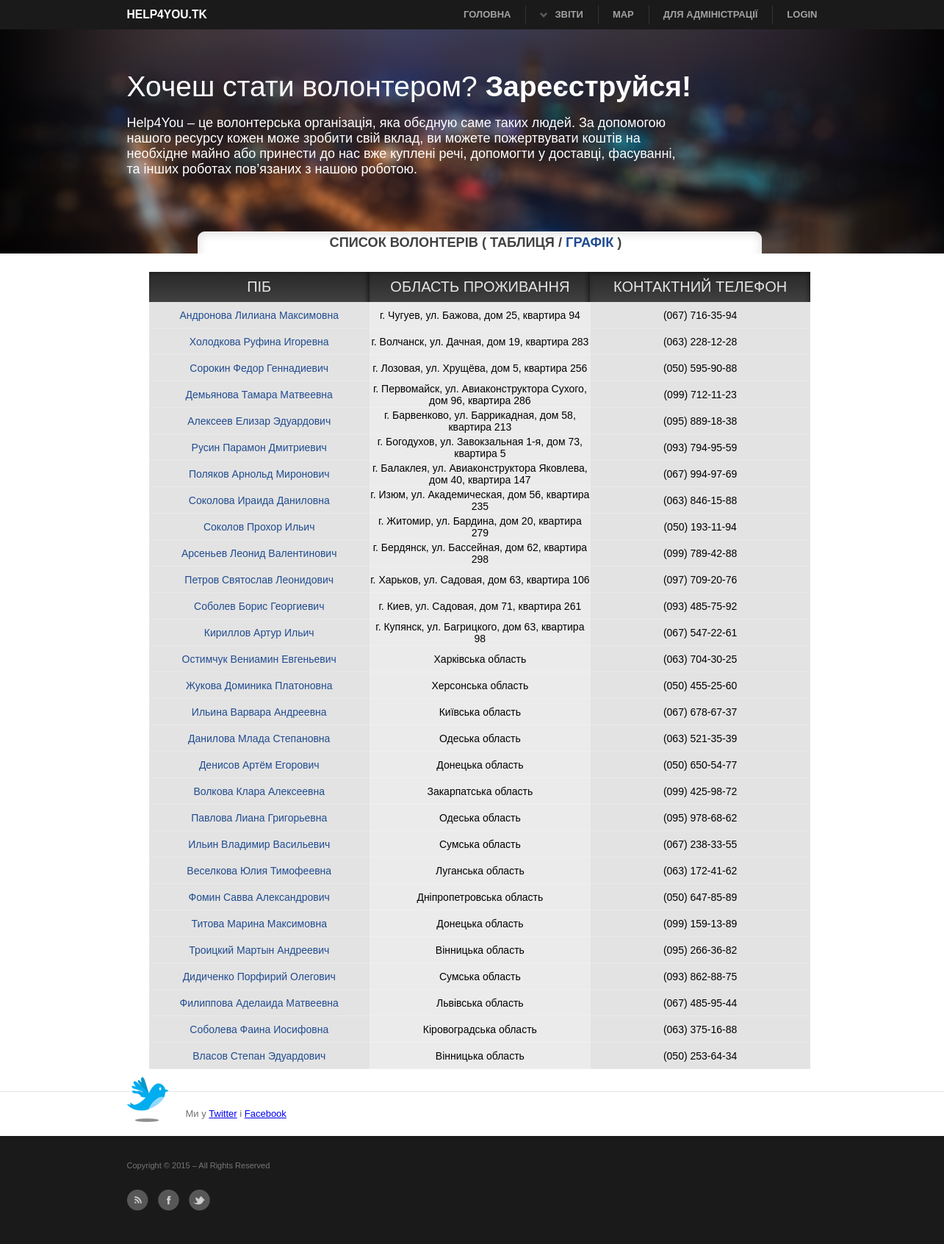
/Volonter/, run on the app's committed database.
### main/models.py (models this page shows, shortened)
class Volonter(models.Model):
    GENDER_CHOICES = (
        (u'М', 'Male'),
        (u'Ж', 'Female'),
    )
    OBLAST_CHOICES = (
         (u'Вінницька область',u'Вінницька область'),
         (u'Волинська область',u'Волинська область'),
         (u'Дніпропетровська область',u'Дніпропетровська область'),
         (u'Донецька область',u'Донецька область'),
         (u'Закарпатська область',u'Закарпатська область'),
         (u'Запорізька область',u'Запорізька область'),
         (u'Івано-Франківська область',u'Івано-Франківська область'),
         (u'Київська область',u'Київська область'),
         (u'Кіровоградська область',u'Кіровоградська область'),
         (u'Луганська область',u'Луганська область'),
         (u'Львівська область',u'Львівська область'),
         (u'Миколаївська область',u'Миколаївська область'),
         (u'Одеська область',u'Одеська область'),
         (u'Полтавська область',u'Полтавська область'),
         (u'Рівненська область',u'Рівненська область'),
         (u'Сумська область',u'Сумська область'),
         (u'Тернопільська область',u'Тернопільська область'),
         (u'Харківська область',u'Харківська область'),
         (u'Херсонська область',u'Херсонська область'),
         (u'Хмельницька область',u'Хмельницька область'),
         (u'Черкаська область',u'Черкаська область'),
         (u'Чернігівська область',u'Чернігівська область'),
         (u'Чернівецька область',u'Чернівецька область'),
         (u'Автономна Республіка Крим',u'Автономна Республіка Крим'),
    )
    fio = models.CharField(verbose_name=u'ПІБ', max_length=200)
    birthday = models.DateField(verbose_name=u'Дата народження',null=True, blank=True)
    address = models.CharField(verbose_name=u'Область проживання',max_length=30, choices=OBLAST_CHOICES)
    telephone = models.CharField(verbose_name=u'Телефон',max_length=20)
    gender = models.CharField(verbose_name=u'Стать',max_length=1, choices=GENDER_CHOICES)
    activeted = models.BooleanField(default=False, verbose_name=u'Підтвердження')
    categories = models.ManyToManyField('CategoryResource', verbose_name=u'Категорія ресурсів')
    class Meta:
        verbose_name_plural = u'Волонтери'

### main/views.py (the view)
# urls.py: url(r'^Volonter/$',VolonterListView.as_view(), name='list_volonter'),
class VolonterListView(ListView):
    template_name = 'list_volonter.html'
    model = Volonter
    context_object_name = 'Volonter'
    def get_context_data(self, **kwargs):
        context = super(VolonterListView, self).get_context_data(**kwargs)
        context.update({
            'Volonter': Volonter.objects.all(),
        })
        return context

### main/templates/list_volonter.html (shortened to what this page needs)
{% extends 'base.html' %}
{% load staticfiles %}
{% block title %}
    <h3 class="title_list">Список волонтерів ( Таблиця /<a href="{% url 'grafik_volonter' %}"> Графік</a> )</h3>
{% endblock %}
{% block content %}
    <div id="list_table">
  <table border="0">
    <tr>
        <td class="top_left">ПІБ</td>
        <td class="top_cen" >ОБЛАСТЬ ПРОЖИВАННЯ</td>
        <td class="top_right" >КОНТАКТНИЙ ТЕЛЕФОН</td>
    </tr>
    {% for volonters in Volonter %}
        <tr class="list_tr">
        <td class="cell"> <a class="detail_list" href="{% url 'view_volonter' volonters.id %}">{{ volonters.fio }}</a></td>
        <td class="cell_c">{{ volonters.address }}</td>
        <td class="cell">{{ volonters.telephone }}</td>
    </tr>
    {% endfor %}
  </table>
    </div>
{% endblock %}

### main/static/main.css (style rules this page uses)
html { background: #ffffff }
body { color:#727272; font:normal 13px "Helvetice Neue",Arial,Tahoma,Verdana; }
a { outline:0; }
h1, h2, h3, h4 { line-height:1.2em; margin-bottom:15px; font-weight:bold; }
h3, h4 { font-size:1.4em; color:#424242; text-shadow:1px 1px 1px #fff; margin-bottom:10px; }
h3 { -webkit-margin-before: 0em; -webkit-margin-after: 0em; -webkit-margin-start: 0px; -webkit-margin-end: 0px; text-shadow:0px 0px 0px #fff; }
#content .bl_title a { color: #214c90; text-decoration: none; }
.list_tr { border-bottom: 1px solid #2b2b2b; }
#list_table table { width: 900px; margin-left: 30px; margin-top: 15px; }
table { border-spacing:0px; }
.top_left { width: 302px; height: 41px; color: #e5e5e5; background: url("img/top_cen.jpg") repeat-x; text-align: center; font:normal 20px "Helvetice Neue",Arial,Tahoma,Verdana; border-spacing: 0px; }
.top_cen { width: 302px; height: 41px; color: #e5e5e5; background: url("img/top_cen.jpg") repeat-x; text-align: center; font:normal 20px "Helvetice Neue",Arial,Tahoma,Verdana; border-spacing: 0px; }
.top_right { width: 300px; height: 41px; color: #e5e5e5; background: url("img/top_right.jpg") repeat-x; text-align: center; font:normal 20px "Helvetice Neue",Arial,Tahoma,Verdana; }
.cell { width: 300px; height: 36px; background: url("img/cell.gif") repeat-x; text-align: center; font:normal 14px "Helvetice Neue",Arial,Tahoma,Verdana; }
.cell_c { width: 300px; height: 36px; background: url("img/cell_c.gif") repeat-x; text-align: center; font:normal 14px "Helvetice Neue",Arial,Tahoma,Verdana; }
.detail_list { color:#214c90; text-decoration: none; }
.title_list { margin-left:210px; padding-right: 200px; background: url("img/h.png") no-repeat; padding-top: 5px; padding-bottom: 5px; text-align: center; text-transform: uppercase; }

### main/static/print.css (style rules this page uses)
* { background:none !important; }
body { color:#000; font:normal 12px Arial,sans-serif; padding-top:0; }
a, #content a { color:#000; outline:0; text-decoration:none; border:none; }
h1, h2, h3, h4, h5 { margin:0 0 10px 0; color:#000; }
h3 { font-size:1.2em; margin-bottom:20px; }

### data on the page
Volonter: fio "Андронова Лилиана Максимовна", address "г. Чугуев, ул. Бажова, дом 25, квартира 94", telephone "(067) 716-35-94"
Volonter: fio "Холодкова Руфина Игоревна", address "г. Волчанск, ул. Дачная, дом 19, квартира 283", telephone "(063) 228-12-28"
Volonter: fio "Сорокин Федор Геннадиевич", address "г. Лозовая, ул. Хрущёва, дом 5, квартира 256", telephone "(050) 595-90-88"
Volonter: fio "Демьянова Тамара Матвеевна", address "г. Первомайск, ул. Авиаконструктора Сухого, дом 96, квартира 286", telephone "(099) 712-11-23"
Volonter: fio "Алексеев Елизар Эдуардович", address "г. Барвенково, ул. Баррикадная, дом 58, квартира 213", telephone "(095) 889-18-38"
Volonter: fio "Русин Парамон Дмитриевич", address "г. Богодухов, ул. Завокзальная 1-я, дом 73, квартира 5", telephone "(093) 794-95-59"
Volonter: fio "Поляков Арнольд Миронович", address "г. Балаклея, ул. Авиаконструктора Яковлева, дом 40, квартира 147", telephone "(067) 994-97-69"
Volonter: fio "Соколова Ираида Даниловна", address "г. Изюм, ул. Академическая, дом 56, квартира 235", telephone "(063) 846-15-88"
Volonter: fio "Соколов Прохор Ильич", address "г. Житомир, ул. Бардина, дом 20, квартира 279", telephone "(050) 193-11-94"
Volonter: fio "Арсеньев Леонид Валентинович", address "г. Бердянск, ул. Бассейная, дом 62, квартира 298", telephone "(099) 789-42-88"
Volonter: fio "Петров Святослав Леонидович", address "г. Харьков, ул. Садовая, дом 63, квартира 106", telephone "(097) 709-20-76"
Volonter: fio "Соболев Борис Георгиевич", address "г. Киев, ул. Садовая, дом 71, квартира 261", telephone "(093) 485-75-92"
Volonter: fio "Кириллов Артур Ильич", address "г. Купянск, ул. Багрицкого, дом 63, квартира 98", telephone "(067) 547-22-61"
Volonter: fio "Остимчук Вениамин Евгеньевич", address "Харківська область", telephone "(063) 704-30-25"
Volonter: fio "Жукова Доминика Платоновна", address "Херсонська область", telephone "(050) 455-25-60"
Volonter: fio "Ильина Варвара Андреевна", address "Київська область", telephone "(067) 678-67-37"
Volonter: fio "Данилова Млада Степановна", address "Одеська область", telephone "(063) 521-35-39"
Volonter: fio "Денисов Артём Егорович", address "Донецька область", telephone "(050) 650-54-77"
Volonter: fio "Волкова Клара Алексеевна", address "Закарпатська область", telephone "(099) 425-98-72"
Volonter: fio "Павлова Лиана Григорьевна", address "Одеська область", telephone "(095) 978-68-62"
Volonter: fio "Ильин Владимир Васильевич", address "Сумська область", telephone "(067) 238-33-55"
Volonter: fio "Веселкова Юлия Тимофеевна", address "Луганська область", telephone "(063) 172-41-62"
Volonter: fio "Фомин Савва Александрович", address "Дніпропетровська область", telephone "(050) 647-85-89"
Volonter: fio "Титова Марина Максимовна", address "Донецька область", telephone "(099) 159-13-89"
Volonter: fio "Троицкий Мартын Андреевич", address "Вінницька область", telephone "(095) 266-36-82"
Volonter: fio "Дидиченко Порфирий Олегович", address "Сумська область", telephone "(093) 862-88-75"
Volonter: fio "Филиппова Аделаида Матвеевна", address "Львівська область", telephone "(067) 485-95-44"
Volonter: fio "Соболева Фаина Иосифовна", address "Кіровоградська область", telephone "(063) 375-16-88"
Volonter: fio "Власов Степан Эдуардович", address "Вінницька область", telephone "(050) 253-64-34"
